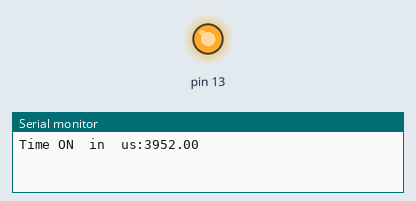
A sketch run on a simulated Arduino Uno, built with avr-gcc and run on an emulated ATmega328P. Parts: output pins drawn as LEDs (lit = HIGH), the last lines printed to the serial monitor.

Above: at 6.9 s.
At 18.9 s:
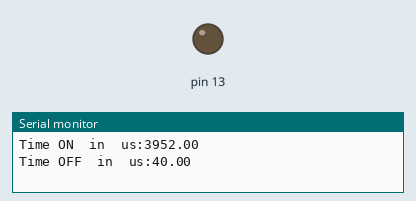
Timing chart, 0 to 31.2 s (numbered marks = the images above):
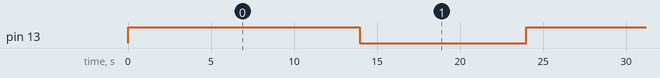

The sketch:

avr-asm-4.ino
```cpp
#define DELAY_VALUE     5

void setup() {
  Serial.begin(9600);
  asm volatile (
    "sbi %0, %1 \n" //pinMode(13, OUTPUT);
    : : "I" (_SFR_IO_ADDR(DDRB)), "I" (DDB5)
  );
}

void loop() {
  float t,t2;
  t=millis();
  asm volatile (
    "mov r18, %D2 \n" //save for second delay iteration
    "mov r20, %C2 \n"
    "mov r21, %B2 \n"

    "sbi %0, %1   \n" //turn LED on

  "1:             \n" //delay ~1 second
    "subi %A2, 1  \n"
    "sbci %B2, 0  \n"
    "sbci %C2, 0  \n"
    "brcc 1b      \n"

    : : "I" (_SFR_IO_ADDR(PORTB)), "I" (PORTB5), "r" (DELAY_VALUE) : "r18", "r19", "r20"

  );
 t2 = millis()-t; // time for calculations
 Serial.print("Time ON  in  us:");
 Serial.println(t2);
 delay(10000);
 t=millis();
 asm volatile(
   "cbi %0, %1   \n" //turn LED off

  "2:             \n" //delay ~1 second
    "subi r18, 1  \n"
    "sbci r19, 0  \n"
    "sbci r20, 0  \n"
    "brcc 2b      \n"

    : : "I" (_SFR_IO_ADDR(PORTB)), "I" (PORTB5), "r" (DELAY_VALUE) : "r18", "r19", "r20"
  );
  t2 = millis()-t; // time for calculations
  Serial.print("Time OFF  in  us:");
  Serial.println(t2);
  delay(10000);
}
```

Measured:
- by itself, pin 13: alternates HIGH for 14.0 s and LOW for 10.0 s
